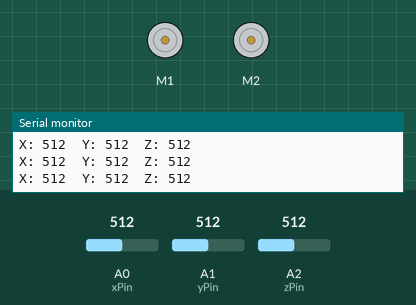
Simulated run of this sketch. Board: Arduino Uno, built with avr-gcc and run on an emulated ATmega328P. On the bench: 2 × DC motor (green arrow = forward, orange = backward, longer = faster), the last lines printed to the serial monitor. Inputs (shaded band) come from the test bench; at power-on: A0 (xPin) = 512, A1 (yPin) = 512, A2 (zPin) = 512.

Above: at 1.2 s.
1.3 s: A0 (xPin) set to 585
2.8 s: A0 (xPin) set to 618
At 3.7 s:
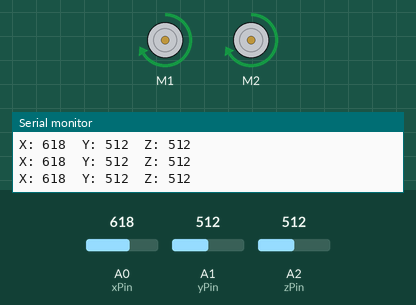
4.3 s: A0 (xPin) set to 390
At 5.4 s:
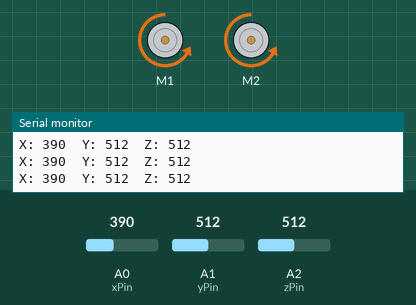
5.8 s: A1 (yPin) set to 11
8.8 s: A1 (yPin) set to 8
10.3 s: A0 (xPin) set to 417
At 10.8 s:
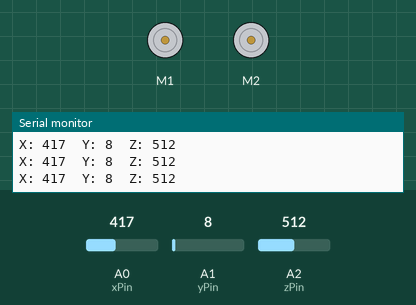
Timing chart, 0 to 12.8 s (numbered marks = the images above; inputs shaded):
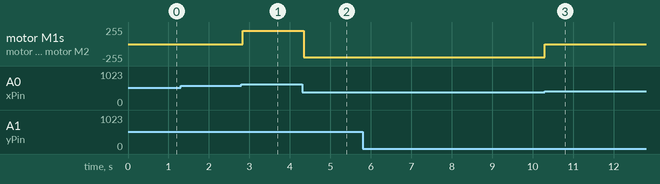

Measured:
- the behaviour switches between 600 and 601 on A0 (xPin) (found by bisection; images 0 and 1)
- the behaviour switches between 399 and 400 on A0 (xPin) (found by bisection; images 2 and 3)
- after the input at 2.8 s, motor M1, motor M2: stopped → forward 200/255 at once
- after the input at 4.3 s, motor M1, motor M2: forward 200/255 → backward 200/255 after 0.05 s
- after the input at 10.3 s, motor M1, motor M2: backward 200/255 → stopped at once

The sketch:

Hand_Gesture_Car.ino
```cpp
#include <AFMotor.h>

AF_DCMotor motor1(1); // Motor connected to M1
AF_DCMotor motor2(2); // Motor connected to M2

const int xPin = A0;  // X-axis of the accelerometer
const int yPin = A1;  // Y-axis of the accelerometer
const int zPin = A2;  // Z-axis of the accelerometer

void setup() {
  Serial.begin(9600);
}

void loop() {
  int xValue = analogRead(xPin);
  int yValue = analogRead(yPin);
  int zValue = analogRead(zPin);

  Serial.print("X: ");
  Serial.print(xValue);
  Serial.print("\tY: ");
  Serial.print(yValue);
  Serial.print("\tZ: ");
  Serial.println(zValue);

  // Adjust these threshold values based on your accelerometer and hand gestures
  if (xValue > 600) {
    // Move the car forward
    motor1.setSpeed(200);
    motor2.setSpeed(200);
    motor1.run(FORWARD);
    motor2.run(FORWARD);
  } else if (xValue < 400) {
    // Move the car backward
    motor1.setSpeed(200);
    motor2.setSpeed(200);
    motor1.run(BACKWARD);
    motor2.run(BACKWARD);
  } else {
    // Stop the car
    motor1.setSpeed(0);
    motor2.setSpeed(0);
    motor1.run(RELEASE);
    motor2.run(RELEASE);
  }

  delay(100);
}
```
